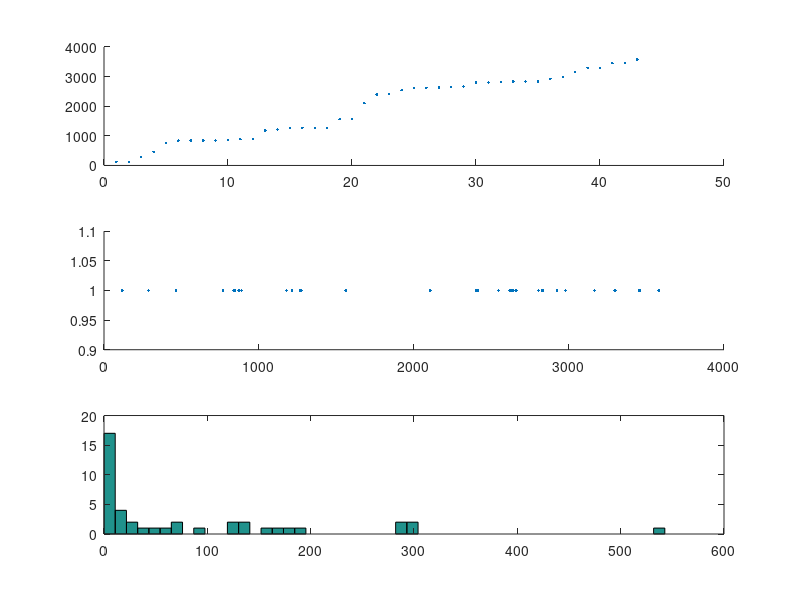

Write the MATLAB code that produced this figure.
%% Bout information
% Details from Mathews et al 2001
% intervals between call clusters 0.57-1.63 min
ave_z = [1.51, 0.57,0.21, 0.6, 0.63];

% Spacing between each call in each cluster
ave_call_spacing = [0.33,0.33,0.17,0.25,0.2];

% Number of calls in each cluster
ave_size = median([1.03,1.43,1.54,1.96,4.13]);

% Calls produced in bouts, nested poisson distribution not
% implemented

sim_duration = 60*60


%%%%%%%%%%%%%%%%%%%%%%%%%%%%%%%%%%%%%%%%%%%%%%%%%%%%%%%%%%

% 1) Pick the number of clusters

% pick a random index from the reported values
id = randi(length(ave_size));

% Rate of clusters per minute
cluster_rate = 1/ave_z(id);
n_clusters = poissrnd(sim_duration/60/cluster_rate);


% 2) Pick the number of calls in each cluster
cluster_size = poissrnd(max(ave_size), [1 n_clusters]);

% Need at least one call in the cluster
cluster_size = max([ones(size(cluster_size)); cluster_size]);


% 3) Determine where in the record the calls are

% create start times for all calls
call_produced = zeros(1, sum(cluster_size));
call_id =1;


% Iterate through the clusters and get the start time of each cluster and
% subsiquently each call.

for ii =1:n_clusters
    
    % Create an average spacing between the clusters
    cluster_space = gamrnd(1, 181, 1);
    
    % space between the calls in seconds
    call_space = [0 gamrnd(1, 5, ...
        [1, cluster_size(ii)-1])];
    
    % Start of each call sum of the call spacings plus the start of the
    % cluster plus the end of the last call
    call_produced(call_id:(call_id+ cluster_size(ii)-1)) = ...
        cumsum(call_space)+cluster_space + max(call_produced);
    
    % iterator
    call_id= call_id+length(call_space);
    
    
end

% Remove any calls with start times after the end of the simulation
% duration

call_produced = sort(call_produced(call_produced<sim_duration));


% Plotting
figure(1)
subplot(3,1,1)
scatter(1:length(call_produced), call_produced, '.')
subplot(3,1,2)
scatter(call_produced, ones(size(call_produced)), '.')

subplot(3,1,3)
hist(diff(call_produced),50)



